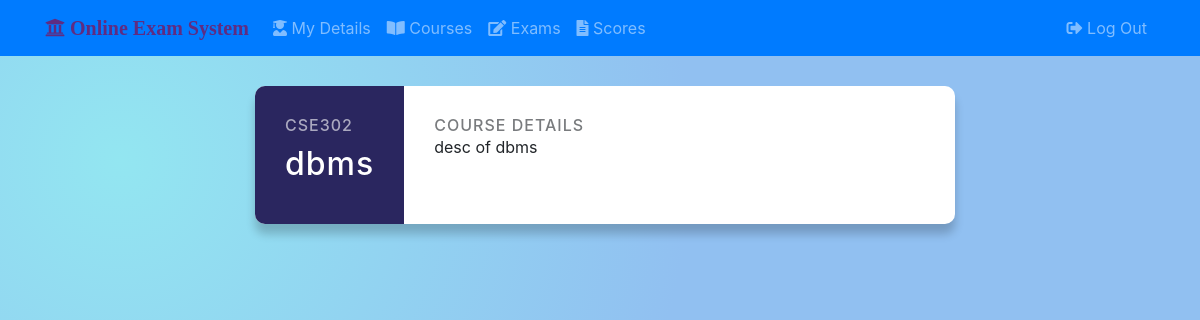
Page /students/student001/courses/ on the earlier database version.
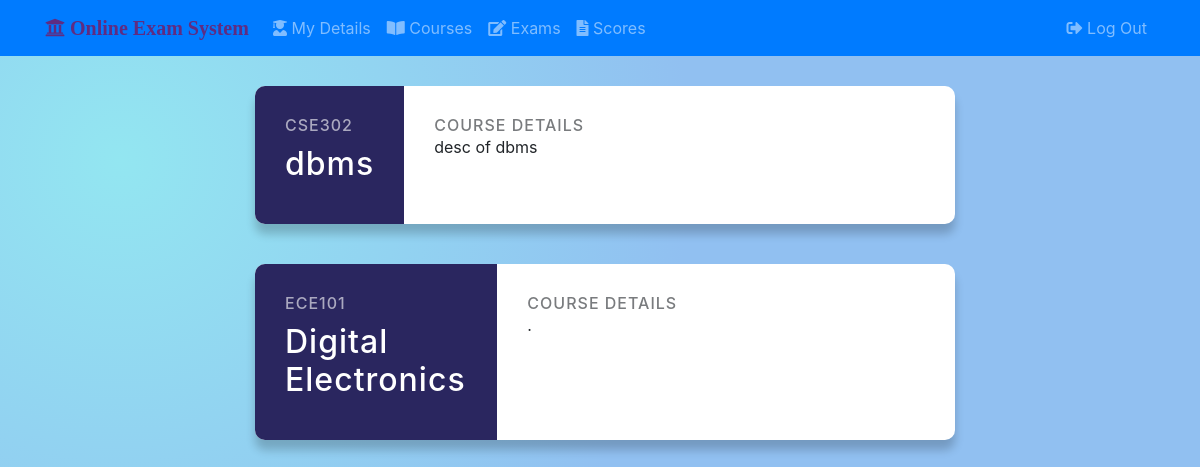
Same page on the later database version.
### stud_app/models.py (models this page shows, shortened)
class Course(models.Model):
    course_code = models.CharField(max_length=6, unique=True)
    course_name = models.CharField(max_length=50)
    dept_fk = models.ForeignKey(Department, on_delete=models.CASCADE, null=True, blank=True)
    course_desc = models.TextField('Course Description',max_length=100,null=True,blank=True)

### stud_app/views.py (the view)
# urls.py: path('<username>/courses/', views.courses_view, name="courses"),
def courses_view(request, username):
    if request.method == 'POST':
        pass
    else:
        student = get_object_or_404(Student, user__username = username)
        courses = student.course_fk.all()
        context = {
                'username': username,
                'courses': courses,
            }
        return render(request, 'stud_app/courses.html', context)

### stud_app/templates/stud_app/courses.html (shortened to what this page needs)
{% extends 'base.html' %}
{% load static %}
{% block head %}
    <link rel="stylesheet" href="{% static 'stud_app/css/cards.css' %}">
{% endblock %}
{% block content %}
{% for course in courses %}
<div class="container">
<div class="row">
<div class="col-2"></div>
<div class="col-8">
    <div class="courses-container">
        <div class="course">
            <div class="course-preview">
                <h6>{{ course.course_code }}</h6>
                <h2>{{ course.course_name }}</h2>
            </div>
            <div class="course-info">
                <h6>Course Details</h6>
                <p>{{ course.course_desc }}</p>
            </div>
        </div>
    </div>
</div>
</div>
</div>
{% endfor %}
{% endblock %}

Differences in the rows shown:
added Course: course_code "ECE101", course_name "Digital Electronics", course_desc "."
